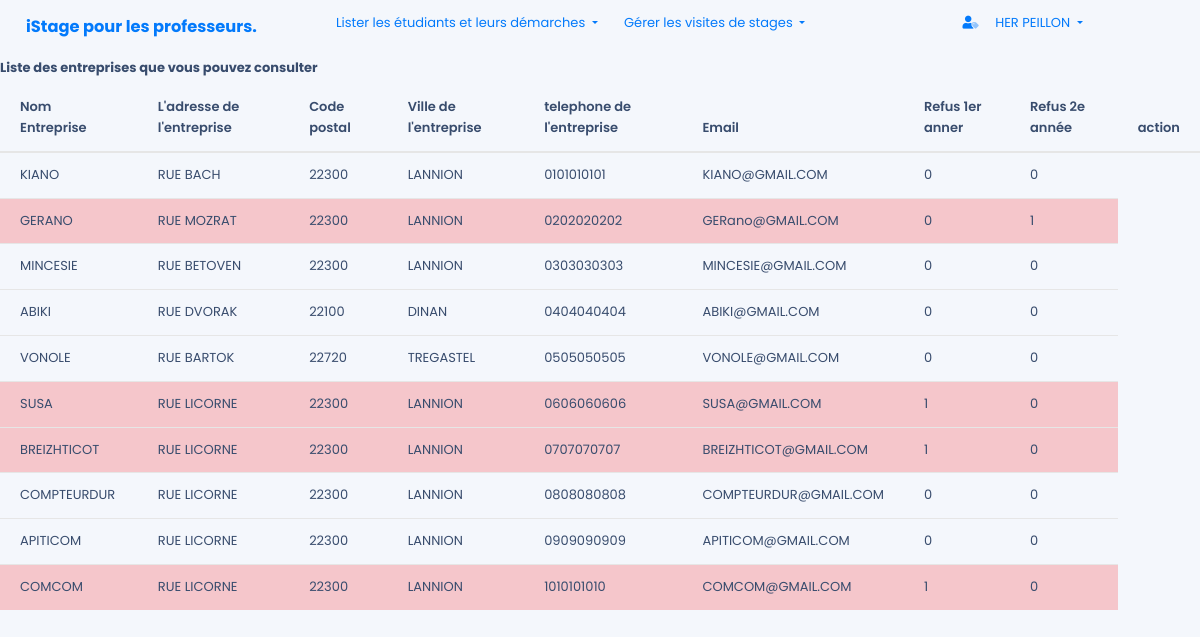
/front_end/consult_entrprise.php (signed in), run on the app's committed database.
### tables this page shows
CREATE TABLE IF NOT EXISTS ENTREPRISE
 (
   ID_ENTREPRISE SMALLINT AUTO_INCREMENT ,
   NOM_ENTREPRISE CHAR(32) NOT NULL  ,
   ADRESSE_ENTREPRISE CHAR(255) NOT NULL  ,
   CP_ENTREPRISE CHAR(5) NOT NULL  ,
   VILLE_ENTREPRISE CHAR(32) NOT NULL  ,
   TEL_ENTREPRISE CHAR(10) NOT NULL  ,
   EMAIL_ENTREPRISE CHAR(32) NOT NULL  ,
   REFUS_ANNEESIO1 BOOLEAN NOT NULL DEFAULT FALSE ,
   REFUS_ANNEE_SIO2 BOOLEAN NOT NULL  DEFAULT FALSE
   , PRIMARY KEY (ID_ENTREPRISE) 
 );

### back_end/consultation_entreprise.php (called while the page is built, shortened)
<?php
$resultat = $db->prepare("SELECT NOM_ENTREPRISE,ADRESSE_ENTREPRISE,CP_ENTREPRISE, VILLE_ENTREPRISE, TEL_ENTREPRISE,EMAIL_ENTREPRISE,REFUS_ANNEESIO1, REFUS_ANNEE_SIO2
FROM entreprise;");
$resultat->execute();
$consult = $resultat->fetchAll();
?>

### front_end/consult_entrprise.php (the view, shortened to what this page needs)
<!DOCTYPE html>
<html lang="fr">
<?php
    include '../includes/header.php';
    include '../back_end/consultation_entreprise.php';
    ?>
<body>
    <?php
    include '../includes/barnav.php';
    ?>
		<h5 class="card-title">Liste des entreprises que vous pouvez consulter</h5>
                                <div class="table-responsives">
                                    <table class="table">
                                        <thead>
                                            <tr>
                                                <th scope="col">Nom Entreprise</th>
                                                <th scope="col">L'adresse de l'entreprise</th>
                                                <th scope="col">Code postal</th>
                                                <th scope="col">Ville de l'entreprise</th>
                                                <th scope="col">telephone de l'entreprise </th>
                                                <th scope="col">Email</th>
                                                <th scope="col">Refus 1er anner</th>
                                                <th scope="col">Refus 2e année</th>
                                                <th scope="col">action</th>
                                            </tr>
                                        </thead>
                                        <tbody>
                                        <?php foreach ( $consult as $consult) {
                            if ($consult['REFUS_ANNEESIO1']|| $consult['REFUS_ANNEE_SIO2']==1){
                            echo'
                                     <tr class="table-danger">
                                         <td>'. $consult[ 'NOM_ENTREPRISE'].'</td>
                                         <td>'. $consult[ 'ADRESSE_ENTREPRISE'].'</td>
                                         <td>'. $consult[ 'CP_ENTREPRISE'].'</td>
                                         <td>'. $consult[ 'VILLE_ENTREPRISE'].'</td>
                                         <td>'. $consult[ 'TEL_ENTREPRISE'].'</td>
                                         <td>'. $consult[ 'EMAIL_ENTREPRISE'].'</td>
                                         <td>'. $consult[ 'REFUS_ANNEESIO1'].'</td>
                                         <td>'. $consult[ 'REFUS_ANNEE_SIO2'].'</td>
                                      </tr>
                         ';
                          }
                            else {
                                 echo'
                                <tr >
                                    <td>'. $consult[ 'NOM_ENTREPRISE'].'</td>
                                    <td>'. $consult[ 'ADRESSE_ENTREPRISE'].'</td>
                                    <td>'. $consult[ 'CP_ENTREPRISE'].'</td>
                                    <td>'. $consult[ 'VILLE_ENTREPRISE'].'</td>
                                    <td>'. $consult[ 'TEL_ENTREPRISE'].'</td>
                                    <td>'. $consult[ 'EMAIL_ENTREPRISE'].'</td>
                                    <td>'. $consult[ 'REFUS_ANNEESIO1'].'</td>
                                    <td>'. $consult[ 'REFUS_ANNEE_SIO2'].'</td>
                                </tr>
                            ';  }  }
                          ?>
                         </tbody>
                        </table>
            </div>

### assets/css/custom.css (style rules this page uses)
body { font-size: 1rem; font-family: Roboto, sans-serif; font-weight: initial; line-height: normal; -webkit-font-smoothing: antialiased }
.h1, .h2, .h3, .h4, .h5, .h6, h1, h2, h3, h4, h5, h6 { font-weight: 700 }
.h5, h5 { font-size: 1rem }
body, html { overflow-x: hidden; padding-right: 0 !important }
* { box-sizing: border-box }

### data on the page
entreprise: NOM_ENTREPRISE "KIANO", ADRESSE_ENTREPRISE "RUE BACH", CP_ENTREPRISE "22300", VILLE_ENTREPRISE "LANNION", TEL_ENTREPRISE "0101010101", EMAIL_ENTREPRISE "KIANO@GMAIL.COM", REFUS_ANNEESIO1 "0", REFUS_ANNEE_SIO2 "0"
entreprise: NOM_ENTREPRISE "GERANO", ADRESSE_ENTREPRISE "RUE MOZRAT", CP_ENTREPRISE "22300", VILLE_ENTREPRISE "LANNION", TEL_ENTREPRISE "0202020202", EMAIL_ENTREPRISE "GERano@GMAIL.COM", REFUS_ANNEESIO1 "0", REFUS_ANNEE_SIO2 "1"
entreprise: NOM_ENTREPRISE "MINCESIE", ADRESSE_ENTREPRISE "RUE BETOVEN", CP_ENTREPRISE "22300", VILLE_ENTREPRISE "LANNION", TEL_ENTREPRISE "0303030303", EMAIL_ENTREPRISE "MINCESIE@GMAIL.COM", REFUS_ANNEESIO1 "0", REFUS_ANNEE_SIO2 "0"
entreprise: NOM_ENTREPRISE "ABIKI", ADRESSE_ENTREPRISE "RUE DVORAK", CP_ENTREPRISE "22100", VILLE_ENTREPRISE "DINAN", TEL_ENTREPRISE "0404040404", EMAIL_ENTREPRISE "ABIKI@GMAIL.COM", REFUS_ANNEESIO1 "0", REFUS_ANNEE_SIO2 "0"
entreprise: NOM_ENTREPRISE "VONOLE", ADRESSE_ENTREPRISE "RUE BARTOK", CP_ENTREPRISE "22720", VILLE_ENTREPRISE "TREGASTEL", TEL_ENTREPRISE "0505050505", EMAIL_ENTREPRISE "VONOLE@GMAIL.COM", REFUS_ANNEESIO1 "0", REFUS_ANNEE_SIO2 "0"
entreprise: NOM_ENTREPRISE "SUSA", ADRESSE_ENTREPRISE "RUE LICORNE", CP_ENTREPRISE "22300", VILLE_ENTREPRISE "LANNION", TEL_ENTREPRISE "0606060606", EMAIL_ENTREPRISE "SUSA@GMAIL.COM", REFUS_ANNEESIO1 "1", REFUS_ANNEE_SIO2 "0"
entreprise: NOM_ENTREPRISE "BREIZHTICOT", ADRESSE_ENTREPRISE "RUE LICORNE", CP_ENTREPRISE "22300", VILLE_ENTREPRISE "LANNION", TEL_ENTREPRISE "0707070707", EMAIL_ENTREPRISE "BREIZHTICOT@GMAIL.COM", REFUS_ANNEESIO1 "1", REFUS_ANNEE_SIO2 "0"
entreprise: NOM_ENTREPRISE "COMPTEURDUR", ADRESSE_ENTREPRISE "RUE LICORNE", CP_ENTREPRISE "22300", VILLE_ENTREPRISE "LANNION", TEL_ENTREPRISE "0808080808", EMAIL_ENTREPRISE "COMPTEURDUR@GMAIL.COM", REFUS_ANNEESIO1 "0", REFUS_ANNEE_SIO2 "0"
entreprise: NOM_ENTREPRISE "APITICOM", ADRESSE_ENTREPRISE "RUE LICORNE", CP_ENTREPRISE "22300", VILLE_ENTREPRISE "LANNION", TEL_ENTREPRISE "0909090909", EMAIL_ENTREPRISE "APITICOM@GMAIL.COM", REFUS_ANNEESIO1 "0", REFUS_ANNEE_SIO2 "0"
entreprise: NOM_ENTREPRISE "COMCOM", ADRESSE_ENTREPRISE "RUE LICORNE", CP_ENTREPRISE "22300", VILLE_ENTREPRISE "LANNION", TEL_ENTREPRISE "1010101010", EMAIL_ENTREPRISE "COMCOM@GMAIL.COM", REFUS_ANNEESIO1 "1", REFUS_ANNEE_SIO2 "0"

### other printed values
$_SESSION['prenom'] "HER"
$_SESSION['nom'] "PEILLON"
